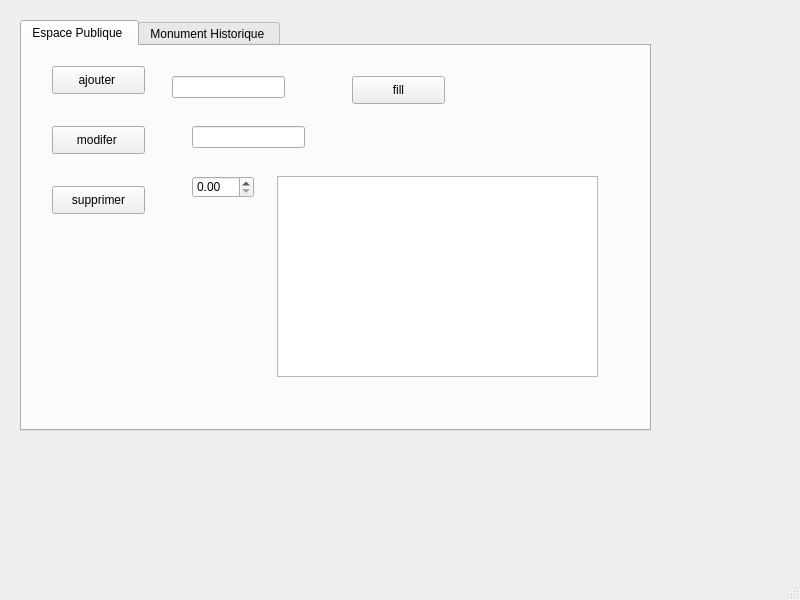
<?xml version="1.0" encoding="UTF-8"?>
<ui version="4.0">
 <class>MainWindow</class>
 <widget class="QMainWindow" name="MainWindow">
  <property name="geometry">
   <rect>
    <x>0</x>
    <y>0</y>
    <width>800</width>
    <height>600</height>
   </rect>
  </property>
  <property name="windowTitle">
   <string>Les Cruds </string>
  </property>
  <widget class="QWidget" name="centralwidget">
   <widget class="QTabWidget" name="tabWidget">
    <property name="geometry">
     <rect>
      <x>20</x>
      <y>20</y>
      <width>631</width>
      <height>411</height>
     </rect>
    </property>
    <property name="currentIndex">
     <number>0</number>
    </property>
    <widget class="QWidget" name="widget">
     <attribute name="title">
      <string>Espace Publique </string>
     </attribute>
     <widget class="QPushButton" name="ajouter">
      <property name="geometry">
       <rect>
        <x>30</x>
        <y>20</y>
        <width>93</width>
        <height>28</height>
       </rect>
      </property>
      <property name="text">
       <string>ajouter </string>
      </property>
     </widget>
     <widget class="QPushButton" name="modifier">
      <property name="geometry">
       <rect>
        <x>30</x>
        <y>80</y>
        <width>93</width>
        <height>28</height>
       </rect>
      </property>
      <property name="text">
       <string>modifer </string>
      </property>
     </widget>
     <widget class="QPushButton" name="supprimer">
      <property name="geometry">
       <rect>
        <x>30</x>
        <y>140</y>
        <width>93</width>
        <height>28</height>
       </rect>
      </property>
      <property name="text">
       <string>supprimer</string>
      </property>
     </widget>
     <widget class="QLineEdit" name="lineEdit_nom">
      <property name="geometry">
       <rect>
        <x>150</x>
        <y>30</y>
        <width>113</width>
        <height>22</height>
       </rect>
      </property>
     </widget>
     <widget class="QLineEdit" name="lineEdit_adresse">
      <property name="geometry">
       <rect>
        <x>170</x>
        <y>80</y>
        <width>113</width>
        <height>22</height>
       </rect>
      </property>
     </widget>
     <widget class="QDoubleSpinBox" name="doubleSpinBox_superficie">
      <property name="geometry">
       <rect>
        <x>170</x>
        <y>130</y>
        <width>62</width>
        <height>22</height>
       </rect>
      </property>
     </widget>
     <widget class="QTableView" name="tableau">
      <property name="geometry">
       <rect>
        <x>255</x>
        <y>130</y>
        <width>321</width>
        <height>201</height>
       </rect>
      </property>
     </widget>
     <widget class="QPushButton" name="pushButton">
      <property name="geometry">
       <rect>
        <x>330</x>
        <y>30</y>
        <width>93</width>
        <height>28</height>
       </rect>
      </property>
      <property name="text">
       <string>fill</string>
      </property>
     </widget>
    </widget>
    <widget class="QWidget" name="tab_2">
     <attribute name="title">
      <string>Monument Historique </string>
     </attribute>
     <widget class="QPushButton" name="ajouter_2">
      <property name="geometry">
       <rect>
        <x>40</x>
        <y>40</y>
        <width>93</width>
        <height>28</height>
       </rect>
      </property>
      <property name="text">
       <string>ajouter</string>
      </property>
     </widget>
     <widget class="QPushButton" name="modifer">
      <property name="geometry">
       <rect>
        <x>40</x>
        <y>90</y>
        <width>93</width>
        <height>28</height>
       </rect>
      </property>
      <property name="text">
       <string>modifier</string>
      </property>
     </widget>
     <widget class="QPushButton" name="supprimer_2">
      <property name="geometry">
       <rect>
        <x>40</x>
        <y>160</y>
        <width>93</width>
        <height>28</height>
       </rect>
      </property>
      <property name="text">
       <string>supprimer</string>
      </property>
     </widget>
     <widget class="QPushButton" name="metier">
      <property name="geometry">
       <rect>
        <x>440</x>
        <y>230</y>
        <width>93</width>
        <height>28</height>
       </rect>
      </property>
      <property name="text">
       <string>les métier</string>
      </property>
     </widget>
     <widget class="QPushButton" name="quitter">
      <property name="geometry">
       <rect>
        <x>440</x>
        <y>290</y>
        <width>93</width>
        <height>28</height>
       </rect>
      </property>
      <property name="text">
       <string>Quitter</string>
      </property>
     </widget>
     <widget class="QPushButton" name="Seconnecter">
      <property name="geometry">
       <rect>
        <x>440</x>
        <y>170</y>
        <width>93</width>
        <height>28</height>
       </rect>
      </property>
      <property name="text">
       <string>Se connecter</string>
      </property>
     </widget>
     <widget class="QComboBox" name="comboBox">
      <property name="geometry">
       <rect>
        <x>200</x>
        <y>70</y>
        <width>73</width>
        <height>22</height>
       </rect>
      </property>
     </widget>
     <widget class="QDateEdit" name="dateEdit">
      <property name="geometry">
       <rect>
        <x>190</x>
        <y>140</y>
        <width>110</width>
        <height>22</height>
       </rect>
      </property>
     </widget>
    </widget>
   </widget>
  </widget>
  <widget class="QMenuBar" name="menubar">
   <property name="geometry">
    <rect>
     <x>0</x>
     <y>0</y>
     <width>800</width>
     <height>26</height>
    </rect>
   </property>
  </widget>
  <widget class="QStatusBar" name="statusbar"/>
 </widget>
 <resources/>
 <connections/>
</ui>
